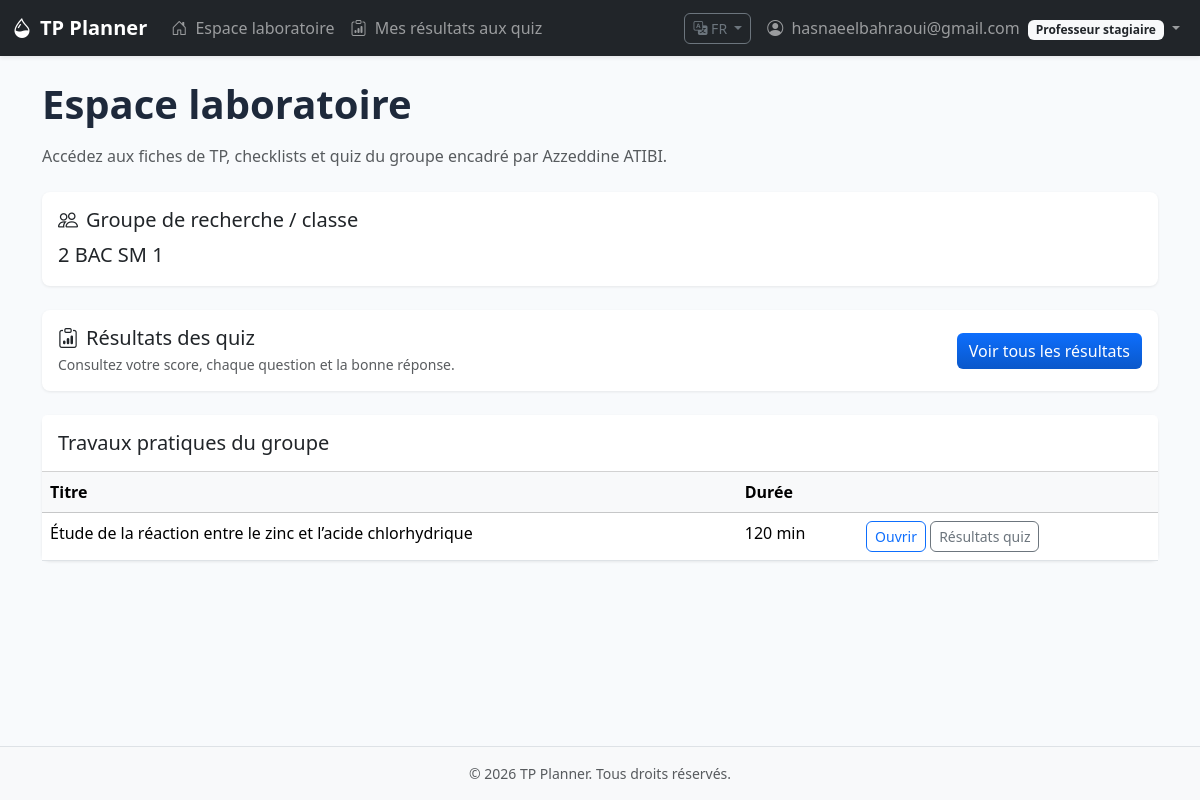
The page /sites/tp-planner/pages/member_dashboard.php (signed in) on the database its author committed.
### tables this page shows
CREATE TABLE `students` (
  `id` int NOT NULL AUTO_INCREMENT,
  `name` varchar(255) NOT NULL,
  `email` varchar(255) NOT NULL,
  `password` varchar(255) NOT NULL,
  `class_id` int NOT NULL,
  `created_at` timestamp NOT NULL DEFAULT CURRENT_TIMESTAMP,
  PRIMARY KEY (`id`),
  UNIQUE KEY `email` (`email`),
  KEY `idx_students_class` (`class_id`),
  CONSTRAINT `fk_students_class` FOREIGN KEY (`class_id`) REFERENCES `classes` (`id`)
);

CREATE TABLE `classes` (
  `id` int NOT NULL AUTO_INCREMENT,
  `name` varchar(100) NOT NULL,
  `teacher_id` int NOT NULL,
  `created_at` timestamp NOT NULL DEFAULT CURRENT_TIMESTAMP,
  PRIMARY KEY (`id`),
  KEY `teacher_id` (`teacher_id`),
  CONSTRAINT `classes_ibfk_1` FOREIGN KEY (`teacher_id`) REFERENCES `users` (`id`) ON DELETE CASCADE
);

CREATE TABLE `tp_sessions` (
  `id` int NOT NULL AUTO_INCREMENT,
  `title` varchar(255) NOT NULL,
  `class_id` int NOT NULL,
  `objectives` text,
  `skills` text,
  `duration` int DEFAULT '60',
  `created_at` timestamp NOT NULL DEFAULT CURRENT_TIMESTAMP,
  `fiche_number` varchar(50) DEFAULT NULL COMMENT 'Ex: Fiche technique 4',
  `unit` varchar(100) DEFAULT NULL COMMENT 'Ex: Chimie, Physique…',
  `results` text COMMENT 'Bilan des réactions (HTML riche)',
  `safety` text COMMENT 'Consignes de sécurité (HTML riche)',
  `schema_image` varchar(500) DEFAULT NULL COMMENT 'Chemin vers le schéma expérimental uploadé',
  `imported_file` varchar(500) DEFAULT NULL,
  `imported_content` mediumtext,
  `imported_type` enum('none','word','pdf') NOT NULL DEFAULT 'none',
  PRIMARY KEY (`id`),
  KEY `class_id` (`class_id`),
  CONSTRAINT `tp_sessions_ibfk_1` FOREIGN KEY (`class_id`) REFERENCES `classes` (`id`) ON DELETE CASCADE
);

### sites/tp-planner/includes/i18n.php (called while the page is built, shortened)
<?php
function get_ui_lang(): string {
    $l = $_SESSION['ui_lang'] ?? 'fr';
    return in_array($l, I18N_ALLOWED, true) ? $l : 'fr';
}
function t(string $key): string {
    $lang = get_ui_lang();
    $dict = $GLOBALS['I18N_STRINGS'][$lang] ?? [];
    if (isset($dict[$key])) {
        return $dict[$key];
    }
    $fallback = $GLOBALS['I18N_STRINGS']['en'][$key] ?? $key;
    return $fallback;
}

### sites/tp-planner/includes/functions.php (called while the page is built, shortened)
<?php
function db_table_exists(mysqli $conn, string $table): bool {
    $t = $conn->real_escape_string($table);
    $r = $conn->query("SHOW TABLES LIKE '$t'");
    return $r && $r->num_rows > 0;
}
function db_table_has_column(mysqli $conn, string $table, string $column): bool {
    $c = $conn->real_escape_string($column);
    $r = $conn->query("SHOW COLUMNS FROM `$table` LIKE '$c'");
    return $r && $r->num_rows > 0;
}
function students_table_ready(mysqli $conn): bool {
    if (!db_table_exists($conn, 'students')) {
        return false;
    }
    foreach (['name', 'email', 'password', 'class_id'] as $col) {
        if (!db_table_has_column($conn, 'students', $col)) {
            return false;
        }
    }
    return true;
}
function member_fetch_student_row(mysqli $conn, int $studentId, ?string $userEmail): ?array {
    if ($studentId <= 0 || !students_table_ready($conn)) {
        return null;
    }
    $st = $conn->prepare('SELECT s.id AS sid, s.class_id, c.name AS class_name FROM students s LEFT JOIN classes c ON c.id = s.class_id WHERE s.id = ? LIMIT 1');
    $st->bind_param('i', $studentId);
    $st->execute();
    $row = $st->get_result()->fetch_assoc();
    return $row ?: null;
}
function escape($str) {
    return htmlspecialchars($str ?? '', ENT_QUOTES, 'UTF-8');
}
?>

### sites/tp-planner/pages/member_dashboard.php (the view, shortened to what this page needs)
<?php
$conn = getDB();
$uid = (int) ($_SESSION['user_id'] ?? 0);
$userEmail = trim((string) ($_SESSION['user_email'] ?? ''));
$studentRow = member_fetch_student_row($conn, $uid, $userEmail !== '' ? $userEmail : null);
$sessions = [];
if ($studentRow && !empty($studentRow['class_id'])) {
    $cid = (int) $studentRow['class_id'];
    $q = $conn->query("SELECT id, title, duration, created_at FROM tp_sessions WHERE class_id = $cid ORDER BY id DESC LIMIT 25");
    if ($q) {
        $sessions = $q->fetch_all(MYSQLI_ASSOC);
    }
}
require_once dirname(__DIR__) . '/includes/header.php';
require_once dirname(__DIR__) . '/includes/navbar.php';
?>
<main class="container py-4">
    <h1 class="page-title mb-3"><?= escape(t('member.title')) ?></h1>
    <p class="text-muted mb-4"><?= escape(t('member.intro')) ?></p>
    <?php if (!students_table_ready($conn)): ?>
        <div class="alert alert-warning"><?= escape(t('register.err_schema')) ?></div>
    <?php elseif (!$studentRow): ?>
        <div class="alert alert-warning"><?= escape(t('member.profile_incomplete')) ?></div>
    <?php elseif (empty($studentRow['class_id'])): ?>
        <div class="alert alert-warning"><?= escape(t('member.no_group')) ?></div>
    <?php else: ?>
        <div class="card mb-4">
            <div class="card-body">
                <h5 class="card-title"><i class="bi bi-people me-2"></i><?= escape(t('member.my_group')) ?></h5>
                <p class="mb-0 fs-5"><?= escape($studentRow['class_name'] ?? ('#' . (int) $studentRow['class_id'])) ?></p>
            </div>
        </div>
        <div class="card mb-4">
            <div class="card-body d-flex flex-wrap justify-content-between align-items-center gap-2">
                <div>
                    <h5 class="mb-1"><i class="bi bi-clipboard-data me-2"></i><?= escape(t('member.quiz_results_link')) ?></h5>
                    <p class="text-muted small mb-0"><?= escape(t('member.quiz_results_hint')) ?></p>
                </div>
                <a href="<?= APP_URL ?>/pages/quiz_results.php" class="btn btn-primary"><?= escape(t('member.view_quiz_results')) ?></a>
            </div>
        </div>
        <div class="card">
            <div class="card-header bg-white py-3">
                <h5 class="mb-0"><?= escape(t('member.sessions_for_group')) ?></h5>
            </div>
            <div class="card-body p-0">
                <?php if (empty($sessions)): ?>
                    <p class="text-muted p-4 mb-0"><?= escape(t('member.no_sessions')) ?></p>
                <?php else: ?>
                    <div class="table-responsive">
                        <table class="table table-hover mb-0">
                            <thead class="table-light">
                                <tr>
                                    <th><?= escape(t('tp_sessions.col_title')) ?></th>
                                    <th><?= escape(t('tp_sessions.col_duration')) ?></th>
                                    <th></th>
                                </tr>
                            </thead>
                            <tbody>
                                <?php foreach ($sessions as $s): ?>
                                    <tr>
                                        <td><?= escape($s['title']) ?></td>
                                        <td><?= (int) ($s['duration'] ?? 0) ?> min</td>
                                        <td class="text-nowrap">
                                            <a class="btn btn-sm btn-outline-primary" href="<?= APP_URL ?>/pages/tp_view.php?id=<?= (int) $s['id'] ?>"><?= escape(t('member.open_tp')) ?></a>
                                            <a class="btn btn-sm btn-outline-secondary" href="<?= APP_URL ?>/pages/quiz_results.php?tp_id=<?= (int) $s['id'] ?>"><?= escape(t('member.quiz_for_tp')) ?></a>
                                        </td>
                                    </tr>
                                <?php endforeach; ?>
                            </tbody>
                        </table>
                    </div>
                <?php endif; ?>
            </div>
        </div>
    <?php endif; ?>
</main>
<?php require_once dirname(__DIR__) . '/includes/footer.php'; ?>

### sites/tp-planner/assets/css/style.css (style rules this page uses)
:root { --tp-primary: #0d6efd; --tp-primary-dark: #0a58ca; --tp-success: #198754; --tp-warning: #ffc107; --tp-danger: #dc3545; --sidebar-width: 260px; }
body { font-family: 'Segoe UI', system-ui, sans-serif; background-color: #f8fafc; }
.card { border: none; border-radius: 0.5rem; box-shadow: 0 1px 3px rgba(0,0,0,.08); transition: box-shadow .2s, transform .2s; }
.btn { border-radius: 0.375rem; }
.btn-primary { background: linear-gradient(180deg, #0d6efd 0%, #0a58ca 100%); border: none; }
.page-title { font-weight: 600; color: #1e293b; }

### rows shown on the page
students: class.name "2 BAC SM 1"
tp_sessions: title "Étude de la réaction entre le zinc et l’acide chlorhydrique", duration "120"

### other values the page prints
APP_NAME "TP Planner"
t('nav.member_lab') "Espace laboratoire"
t('quiz_results.title') "Mes résultats aux quiz"
$cur "FR"
$_SESSION['username'] "hasnaeelbahraoui@gmail.com"
format_role_label($_SESSION['role'] ?? null) "Professeur stagiaire"
t('member.title') "Espace laboratoire"
t('member.intro') "Accédez aux fiches de TP, checklists et quiz du groupe encadré par Azzeddine ATIBI."
t('member.my_group') "Groupe de recherche / classe"
t('member.quiz_results_link') "Résultats des quiz"
t('member.quiz_results_hint') "Consultez votre score, chaque question et la bonne réponse."
t('member.view_quiz_results') "Voir tous les résultats"
t('member.sessions_for_group') "Travaux pratiques du groupe"
t('tp_sessions.col_title') "Titre"
t('tp_sessions.col_duration') "Durée"
